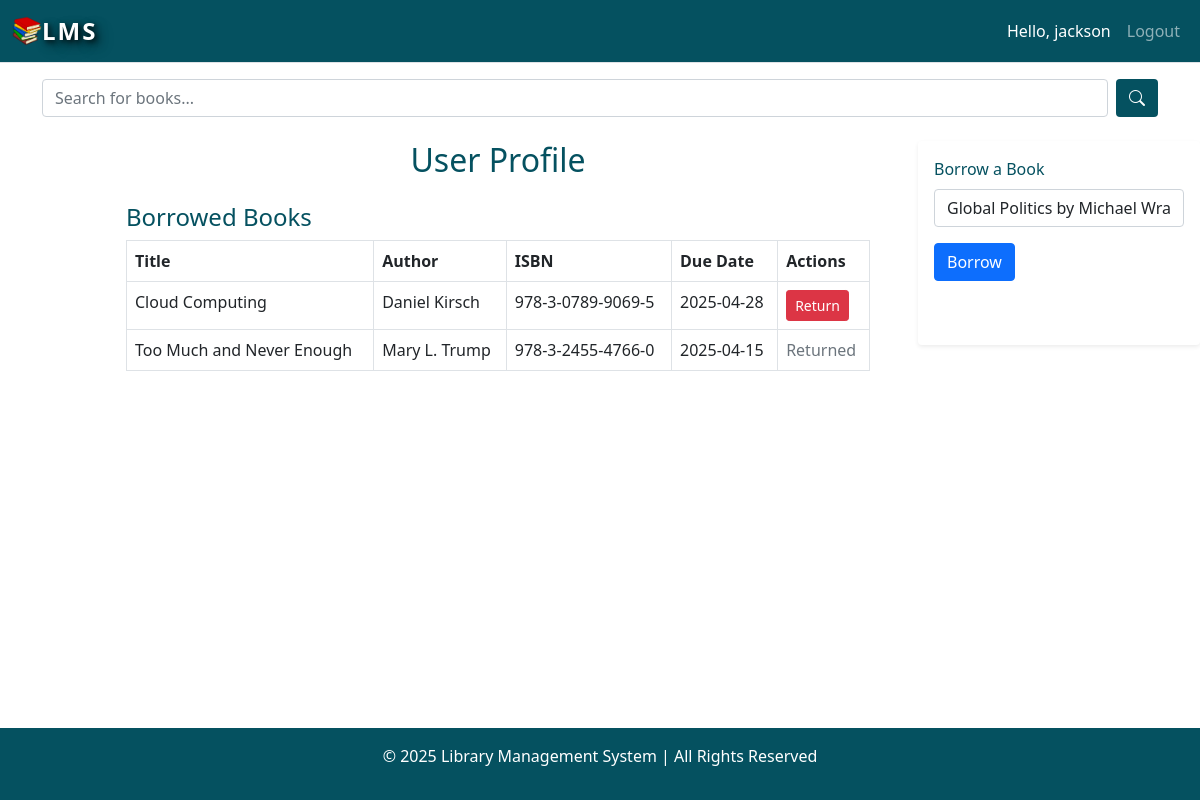
/public/auth/profile (signed in), run on the app's committed database.
### tables this page shows
CREATE TABLE `borrowed_books` (
  `id` int(11) NOT NULL,
  `user_id` int(11) NOT NULL,
  `book_id` int(11) NOT NULL,
  `borrow_date` date NOT NULL,
  `return_date` date DEFAULT NULL,
  `status` enum('borrowed','returned','overdue') DEFAULT 'borrowed'
);

CREATE TABLE `books` (
  `id` int(11) NOT NULL,
  `title` varchar(255) NOT NULL,
  `author` varchar(255) NOT NULL,
  `isbn` varchar(20) NOT NULL,
  `category_id` int(11) DEFAULT NULL,
  `published_year` int(11) DEFAULT NULL,
  `quantity` int(11) NOT NULL DEFAULT 1,
  `created_at` timestamp NOT NULL DEFAULT current_timestamp(),
  `updated_at` timestamp NOT NULL DEFAULT current_timestamp() ON UPDATE current_timestamp(),
  `image` varchar(255) DEFAULT NULL,
  `description` text DEFAULT NULL
);

### app/controllers/Auth.php (called while the page is built, shortened)
<?php
require_once dirname(__DIR__) . "/models/Borrow.php";
require_once dirname(__DIR__) . "/models/Book.php";
class Auth
{
    public function profile()
    {
        $borrowModel = new Borrow();
        $bookModel = new Book();
        $user_id = $_SESSION["user_id"];
        $page = isset($_GET['page']) ? (int)$_GET['page'] : 1;
        $limit = 3;
        $offset = ($page - 1) * $limit;
        $total_books = $borrowModel->countUserBorrowedBooks($user_id);
        $total_pages = ceil($total_books / $limit);
        $borrowed_books = $borrowModel->getUserBorrowedBooks($user_id, $limit, $offset);
        $available_books = $bookModel->getAvailableBooks();
        $this->view("auth/profile",[
            'borrowed_books' => $borrowed_books,
            "available_books" => $available_books,
            "total_pages" => $total_pages,
            "current_page" => $page]);
    }
}

### app/core/App.php (called while the page is built, shortened)
<?php
class App
{
    private $method = 'index';
    private function splitUrl()
    {
        $Url = $_GET['url'] ?? 'home';
        $Url = explode("/", trim($Url, "/"));
        return $Url;
    }
    public function loadController()
    {
        $URL = $this->splitUrl();
        $controllerName = ucfirst(strtolower($URL[0]));
        $baseDir = dirname(__DIR__);
        $controllerFile = $baseDir . "/controllers/" . $controllerName .".php";
        if (file_exists($controllerFile)) {
            unset($URL[0]);
        }else {
            require_once $baseDir."/controllers/_404.php";
            $this->controller = "_404";
        }
        $controller = new $this->controller();
        if (!empty($URL[1]) && method_exists($controller, $URL[1])) {
            $this->method = $URL[1];
            unset($URL[1]);
        }
        call_user_func_array([$controller,$this->method],$URL);
    }
}

### public/index.php (called while the page is built, shortened)
<?php
$app = new App();
$app->loadController();

### app/core/Database.php (called while the page is built, shortened)
<?php
class Database
{
    private static $instance = null;
    private $pdo;
    private function __construct()
    {
        try {
            $dsn = "mysql:host=" . DBHOST . ";dbname=" . DBNAME . ";charset=utf8mb4";
            $this->pdo = new PDO($dsn, DBUSER, DBPASS);
            $this->pdo->setAttribute(PDO::ATTR_ERRMODE, PDO::ERRMODE_EXCEPTION);
            $this->pdo->setAttribute(PDO::ATTR_DEFAULT_FETCH_MODE, PDO::FETCH_ASSOC);
        } catch (PDOException $e) {
            die("Database Connection Error: " . $e->getMessage());
        }
    }
    public static function getInstance()
    {
        if (self::$instance === null) {
            self::$instance = new self();
        }
        return self::$instance;
    }
    public function query($sql, $params = [])
    {
        $stmt = $this->pdo->prepare($sql);
        if (!empty($params) && is_array($params)) {
            $stmt->execute($params);
        } else {
            $stmt->execute();
        }
        return $stmt;
    }
}

### app/core/Model.php (called while the page is built, shortened)
<?php
abstract class Model
{
    public function __construct()
    {
        $this->db = Database::getInstance();
    }
}

### app/models/Borrow.php (called while the page is built, shortened)
<?php
class Borrow extends Model
{
    public function getUserBorrowedBooks($user_id, $limit, $offset)
    {
        $query = "
            SELECT bb.id AS borrow_id, b.id AS book_id,
                b.title, b.author, b.isbn,
                bb.return_date, bb.status
            FROM borrowed_books bb
            JOIN books b ON bb.book_id = b.id
            WHERE bb.user_id = :user_id
            ORDER BY bb.return_date DESC
            LIMIT " . intval($limit) . " OFFSET " . intval($offset);
        return $this->db->query($query, ['user_id' => $user_id])->fetchAll();
    }
}

### app/models/Book.php (called while the page is built, shortened)
<?php
class Book extends Model
{
    public function getAvailableBooks()
    {
        $query = "
            SELECT books.id, books.title, books.author, books.quantity
            FROM books
            LEFT JOIN (
                SELECT book_id, COUNT(*) as borrowed_count
                FROM borrowed_books
                WHERE status = 'borrowed' OR status = 'overdue'
                GROUP BY book_id
            ) as borrowed ON books.id = borrowed.book_id
            WHERE books.quantity > COALESCE(borrowed.borrowed_count, 0)
        ";
        return $this->db->query($query)->fetchAll();
    }
}

### app/views/auth/profile.view.php (the view, shortened to what this page needs)
<?php require_once dirname(__DIR__) . "/layouts/header.view.php"; ?>
<div class="row">
    <div class="col-md-1"></div>
    <div class="col-md-8">
    <div class="container mt-4">
<h2 class="text-center my-4 my-color">User Profile</h2>
<h4 class="my-color">Borrowed Books</h4>
<?php if (!empty($borrowed_books)): ?>
    <table class="table table-bordered">
        <thead>
            <tr>
                <th>Title</th>
                <th>Author</th>
                <th>ISBN</th>
                <th>Due Date</th>
                <th>Actions</th>
            </tr>
        </thead>
        <tbody>
            <?php foreach ($borrowed_books as $book): ?>
                <tr>
                    <td><?= htmlspecialchars($book['title']) ?></td>
                    <td><?= htmlspecialchars($book['author']) ?></td>
                    <td><?= isset($book['isbn']) ? htmlspecialchars($book['isbn']) : 'N/A'; ?></td>
                    <td><?= htmlspecialchars($book['return_date']) ?></td>
                    <td>
                    <?php if ($book['status'] === 'borrowed' || $book['status'] === 'overdue'): ?>
                        <form action="<?= ROOT ?>/auth/return" method="POST" style="display:inline;">
                            <button type="submit" class="btn btn-sm btn-danger">
                                <?= $book['status'] === 'overdue' ? "Return (Overdue)" : "Return" ?>
                            </button>
                        </form>
                    <?php else: ?>
                        <span class="text-muted">Returned</span>
                    <?php endif; ?>
                </td>
                </tr>
            <?php endforeach; ?>
        </tbody>
    </table>
<?php else: ?>
    <p>You have not borrowed any book.</p>
<?php endif; ?>
</div>
    </div>
    <div class="col-md-3">
    <div class="card shadow-sm border-0 mt-4">
            <div class="card-body mb-5">
                <form action="<?= ROOT ?>/auth/borrow_book" method="POST">
                    <div class="mb-3">
                        <label for="book_id" class="form-label my-color">Borrow a Book</label>
                        <select class="form-control" name="book_id" required>
                            <?php foreach ($available_books as $book): ?>
                                <option value="<?= $book['id'] ?>">
                                    <?= htmlspecialchars($book['title']) ?> by <?= htmlspecialchars($book['author']) ?>
                                </option>
                            <?php endforeach; ?>
                        </select>
                    </div>
                    <button type="submit" class="btn btn-primary">Borrow</button>
                </form>
            </div>
        </div>
    </div>
    </div>
<?php require_once dirname(__DIR__) . "/layouts/footer.view.php"; ?>

### public/assets/css/style.css (style rules this page uses)
html, body { height: 100%; margin: 0; display: flex; flex-direction: column; }
.my-color { color: #055160; }

### data on the page
borrowed_books: book.title "Cloud Computing", book.author "Daniel Kirsch", book.isbn "978-3-0789-9069-5", return_date "2025-04-28", status "Return"
borrowed_books: book.title "Too Much and Never Enough", book.author "Mary L. Trump", book.isbn "978-3-2455-4766-0", return_date "2025-04-15", status "Returned"

### other printed values
$_SESSION['user_name'] "jackson"
form field book_id "Global Politics by Michael Wrangler"
